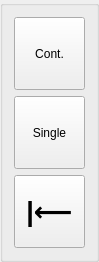
<?xml version="1.0" encoding="UTF-8"?>
<ui version="4.0">
 <class>FieldsToolbar</class>
 <widget class="QGroupBox" name="FieldsToolbar">
  <property name="geometry">
   <rect>
    <x>0</x>
    <y>0</y>
    <width>96</width>
    <height>262</height>
   </rect>
  </property>
  <property name="windowTitle">
   <string>Fields</string>
  </property>
  <layout class="QVBoxLayout" name="verticalLayout">
   <item>
    <widget class="QToolButton" name="pbRecordContinous">
     <property name="sizePolicy">
      <sizepolicy hsizetype="Expanding" vsizetype="Expanding">
       <horstretch>0</horstretch>
       <verstretch>0</verstretch>
      </sizepolicy>
     </property>
     <property name="focusPolicy">
      <enum>Qt::NoFocus</enum>
     </property>
     <property name="text">
      <string>Cont.</string>
     </property>
     <property name="icon">
      <iconset theme="media-record">
       <normaloff>.</normaloff>.</iconset>
     </property>
     <property name="iconSize">
      <size>
       <width>48</width>
       <height>48</height>
      </size>
     </property>
     <property name="checkable">
      <bool>true</bool>
     </property>
     <property name="toolButtonStyle">
      <enum>Qt::ToolButtonTextUnderIcon</enum>
     </property>
    </widget>
   </item>
   <item>
    <widget class="QToolButton" name="pbRecordPoint">
     <property name="sizePolicy">
      <sizepolicy hsizetype="Expanding" vsizetype="Expanding">
       <horstretch>0</horstretch>
       <verstretch>0</verstretch>
      </sizepolicy>
     </property>
     <property name="focusPolicy">
      <enum>Qt::NoFocus</enum>
     </property>
     <property name="text">
      <string>Single</string>
     </property>
     <property name="icon">
      <iconset theme="media-record">
       <normaloff>.</normaloff>.</iconset>
     </property>
     <property name="iconSize">
      <size>
       <width>48</width>
       <height>48</height>
      </size>
     </property>
     <property name="toolButtonStyle">
      <enum>Qt::ToolButtonTextUnderIcon</enum>
     </property>
    </widget>
   </item>
   <item>
    <widget class="QToolButton" name="pbEdgeOfImplement">
     <property name="sizePolicy">
      <sizepolicy hsizetype="Expanding" vsizetype="Expanding">
       <horstretch>0</horstretch>
       <verstretch>0</verstretch>
      </sizepolicy>
     </property>
     <property name="font">
      <font>
       <pointsize>20</pointsize>
       <bold>true</bold>
      </font>
     </property>
     <property name="focusPolicy">
      <enum>Qt::NoFocus</enum>
     </property>
     <property name="text">
      <string>|⟵</string>
     </property>
     <property name="checkable">
      <bool>true</bool>
     </property>
    </widget>
   </item>
  </layout>
 </widget>
 <resources/>
 <connections/>
</ui>
